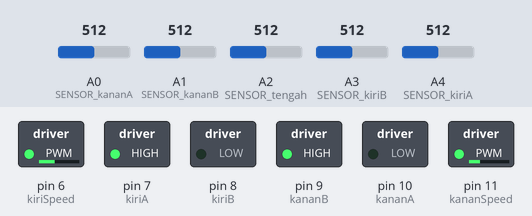
Bench run of a sketch on a simulated Arduino Uno, built with avr-gcc and run on an emulated ATmega328P. Shown: switched loads named in the sketch (green lamp = pin HIGH). The inputs (shaded band) are chosen by the test bench; at power-on: A2 (SENSOR_tengah) = 512, A0 (SENSOR_kananA) = 512, A1 (SENSOR_kananB) = 512, A3 (SENSOR_kiriB) = 512, A4 (SENSOR_kiriA) = 512. What the sketch prints to the serial monitor is not drawn.

Above: at 1.2 s.
1.3 s: A2 (SENSOR_tengah) set to 259
4.3 s: A2 (SENSOR_tengah) set to 234
At 5.3 s:
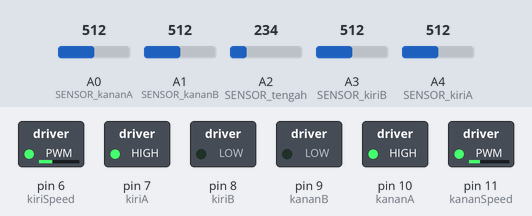
5.8 s: A0 (SENSOR_kananA) set to 110
8.8 s: A0 (SENSOR_kananA) set to 90
11.8 s: A1 (SENSOR_kananB) set to 30
14.8 s: A3 (SENSOR_kiriB) set to 30
At 15.8 s:
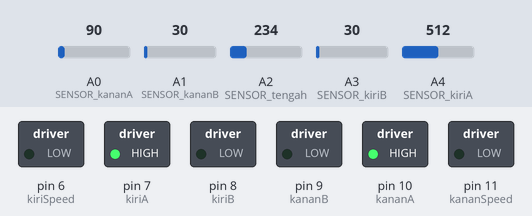
Timing chart, 0 to 17.3 s (numbered marks = the images above; inputs shaded):
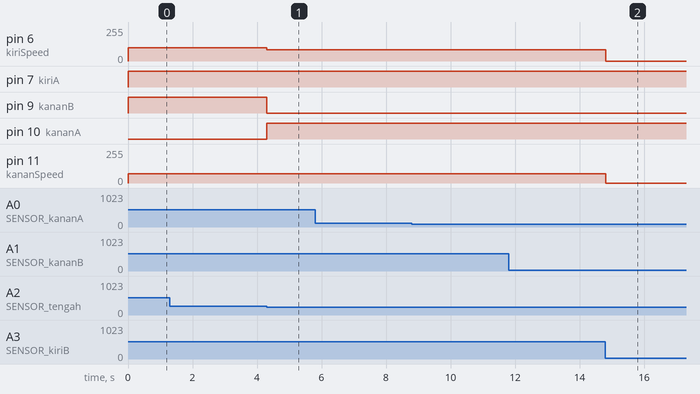

Measured:
- the behaviour switches between 250 and 249 on A2 (SENSOR_tengah) (found by bisection; images 0 and 1)
- after the input at 4.3 s, pin 6 (kiriSpeed): 99/255 → 83/255 at once; pin 9 (kananB): HIGH → LOW at once; pin 10 (kananA): LOW → HIGH at once; pin 11 (kananSpeed): 70/255 → 69/255 at once
- after the input at 14.8 s, pin 6 (kiriSpeed): 83/255 → 0/255 at once; pin 11 (kananSpeed): 69/255 → 0/255 at once

The sketch:

tes_sensor.ino
```cpp
//sensor
#define SENSOR_kananA A0 //paling kanan
#define SENSOR_kananB A1
#define SENSOR_tengah A2
#define SENSOR_kiriB A3
#define SENSOR_kiriA A4 //paling kiri

//motor dc
#define kananSpeed 11
#define kananA 10
#define kananB 9
#define kiriSpeed 6
#define kiriA 7
#define kiriB 8

int count = 0;
boolean simpangan = false;

void setup() {
  // put your setup code here, to run once:
  Serial.begin(115200); //kecepatan komunikasi ke arduino
  //mode pin sensor
  pinMode(SENSOR_kananA, INPUT);
  pinMode(SENSOR_kananB, INPUT);
  pinMode(SENSOR_tengah, INPUT);
  pinMode(SENSOR_kiriB, INPUT);
  pinMode(SENSOR_kiriA, INPUT);

  //motor dc
  pinMode(kananSpeed, OUTPUT);
  pinMode(kananA, OUTPUT);
  pinMode(kananB, OUTPUT);
  pinMode(kiriSpeed, OUTPUT);
  pinMode(kiriA, OUTPUT);
  pinMode(kiriB, OUTPUT);


}

void loop() {
  // put your main code here, to run repeatedly:
  int nilai_s1 = analogRead(SENSOR_kananA);
  int nilai_s2 = analogRead(SENSOR_kananB);
  int nilai_s3 = analogRead(SENSOR_tengah);
  int nilai_s4 = analogRead(SENSOR_kiriB);
  int nilai_s5 = analogRead(SENSOR_kiriA);

  //test nilai sensor
  Serial.print("sensor kanan 1: ");
  Serial.print(nilai_s1);
  Serial.print("\t");
  Serial.print("sensor 2: ");
  Serial.print(nilai_s2);
  Serial.print("\t");
  Serial.print("sensor 3: ");
  Serial.print(nilai_s3);
  Serial.print("\t");
  Serial.print("sensor 4: ");
  Serial.print(nilai_s4);
  Serial.print("\t");
  Serial.print("sensor 5: ");
  Serial.println(nilai_s5);
  //delay(100);


  //  maju();
  //  delay(2000);
  //  mundur();
  //  delay(2000);
  //  belok_kanan();
  //  delay(1500);
  //  belok_kiri();
  //  delay(1500);


  //  if( (nilai_s2<400) && (nilai_s3<300)  )
  //  {
  //    belok_kanan();
  //
  //  }else if(  nilai_s2<200  )
  //  {
  //    belok_kanan_dikit();
  //
  //  }else if( (nilai_s4<400) && (nilai_s3<300) ){
  //    belok_kiri();
  //
  //  }else if( nilai_s4<200){
  //    belok_kiri_dikit();
  //
  //  } else if((nilai_s2>400)&&(nilai_s3 <300)&& (nilai_s4>400))
  //  {
  //    maju();
  //
  //  }else if ((nilai_s3 >300) && (nilai_s2>469) && (nilai_s4>500) )
  //  {
  //    mundur();
  //
  //  }


  //.........................................................

  // if( (nilai_s2<400) && (nilai_s3<300)  ) {
  //    belok_kanan();
  //
  //  }else if(  nilai_s2<200  ) {
  //    belok_kanan();
  //
  //  }else if(  (nilai_s1<800)&&(nilai_s2<200)  ) {
  //    belok_kanan();
  //
  //  }else if(  nilai_s1<800  )  {
  //    belok_kanan();
  //
  //  }else if( (nilai_s4<400) && (nilai_s3<300) ){
  //    belok_kiri();
  //
  //  }else if( nilai_s4<200){
  //    belok_kiri();
  //
  //  }else if( nilai_s5<800){
  //    belok_kiri();
  //
  //  }else if( (nilai_s4<200)&&(nilai_s5<800) ){
  //    belok_kiri();
  //
  //  } else if((nilai_s2>400)&&(nilai_s3 <300)&&(nilai_s4>400)) {
  //    maju();
  //
  //  }else if( (nilai_s1>800)&&(nilai_s3 >300)&&(nilai_s2>469)&&(nilai_s4>500)&&(nilai_s5>800 ) ) {
  //    mundur();
  //
  //  }


  //kena hitam
  //s1 <400
  //s2 <290
  //s3 <150
  //s4 <200
  //s5 <200

  //kena putih
  //s1 970++
  //s2 700++//
  //s3 680 ++
  //s4 578 ++ //515
  //s5 950++

  int s1 = 550;
  int s2 = 350;
  int s3 = 250;
  int s4 = 300;
  int s5 = 400;

  //  if((nilai_s1>s1)&&(nilai_s2<s2)&&(nilai_s3 <s3)&&(nilai_s4<s4)&&(nilai_s5>s5 )) { // jika 3 sensor tengah kena hitam
  //    maju();
  //
  //  }else if((nilai_s1>s1)&&(nilai_s2>s2)&&(nilai_s3 <s3)&&(nilai_s4>s4)&&(nilai_s5>s5 )) { // jika sensor tengah / 3 kena hitam
  //    maju();
  //
  //  }else if( (nilai_s1>s1)&&(nilai_s3 >s3)&&(nilai_s2>s2)&&(nilai_s4>s4)&&(nilai_s5>s5 ) ) {  //jika semua sensor kena putih
  //    mundur();
  //
  //  }else if( (nilai_s1>s1)&&  (nilai_s2<s2) && (nilai_s3<s3)   &&(nilai_s4>s4)&&(nilai_s5>s5)  ) {  //jika sensor 2(kanan) & 3(tengah) kena hitam
  //    belok_kanan();
  //
  //  }else if(  (nilai_s1<s1)&&(nilai_s2<s2)    &&(nilai_s3 >s3) &&(nilai_s4>s4)&&(nilai_s5>s5 ) ) {  // jika sensor 1 dan 2 kena hitam
  //    belok_kanan();
  //
  //  }else if( (nilai_s1>s1)&&(nilai_s2>s2)&&    (nilai_s4<s4) && (nilai_s3<s3 )   &&(nilai_s5>s5 ) ){ // jika sensor 3(tengah) dan sensor 4 kena hitam
  //    belok_kiri();
  //
  //  }else if( (nilai_s1>s1)&&(nilai_s2>s2)&&(nilai_s3 >s3)&&      (nilai_s4<s4)&&(nilai_s5<s5) ){ // jika sensor 4 dan 5(kiri) kena hitam
  //    belok_kiri();
  //
  //  }else if(  nilai_s2<s2  ) {
  //    belok_kanan();
  //
  //  }else if(  nilai_s1<s1  )  {
  //    belok_kanan();
  //
  //  }else if( nilai_s4<s4){
  //    belok_kiri();
  //
  //  }else if( nilai_s5<s5){
  //    belok_kiri();
  //
  //  }


  //=====================================================================================================================

  if ((nilai_s2<s2)&&(nilai_s3<s3)&&(nilai_s4<s4)) { //jika sensor 2,3,4 kena hitam/simpangan, maka count + 1
    if (!simpangan) {
      count = count + 1;
    }

    simpangan = true;
  } else {
    simpangan = false;
  }

  if (count < 1) {
    //kondisi maju belok mundur
    if (nilai_s3 < s3) { // jika 3 sensor tengah kena hitam
      maju();

    } else if ((nilai_s1 > s1) &&   (nilai_s2 < s2) && (nilai_s3 < s3)  && (nilai_s4 > s4) && (nilai_s5 > s5) ) { //jika sensor 2(kanan) & 3(tengah) kena hitam
      belok_kanan();

    } else if (  (nilai_s1 < s1) && (nilai_s2 < s2) && (nilai_s3 > s3) && (nilai_s4 > s4) && (nilai_s5 > s5) ) { // jika sensor 1 dan 2 kena hitam
      belok_kanan();

    } else if ( (nilai_s1 > s1) && (nilai_s2 > s2) && (nilai_s3 < s3 ) && (nilai_s4 < s4) && (nilai_s5 > s5) ) { // jika sensor 3(tengah) dan sensor 4 kena hitam
      belok_kiri();

    } else if ((nilai_s1 > s1) && (nilai_s2 > s2) && (nilai_s3 > s3) && (nilai_s4 < s4) && (nilai_s5 < s5) ) { // jika sensor 4 dan 5(kiri) kena hitam
      belok_kiri();

    } else if ( (nilai_s1 > s1) && (nilai_s2 < s2) && (nilai_s3 > s3) && (nilai_s4 > s4) && (nilai_s5 > s5 ) ) { //jika sensor 2 kena hitam
      belok_kanan_dikit();

    } else if (  (nilai_s1 < s1) && (nilai_s2 > s2) && (nilai_s3 > s3) && (nilai_s4 > s4) && (nilai_s5 > s5 )  )  { //jika sensor 1 kena hitam
      belok_kanan_dikit();

    } else if ( (nilai_s1 > s1) && (nilai_s2 > s2) && (nilai_s3 > s3) && (nilai_s4 < s4) && (nilai_s5 > s5)) { //jika sensor 4 kena hitam
      belok_kiri_dikit();

    } else if ( (nilai_s1 > s1) && (nilai_s2 > s2) && (nilai_s3 > s3) && (nilai_s4 > s4) && (nilai_s5 < s5)) { //jika sensor 5 kena hitam
      belok_kiri_dikit();

      //  }else if((nilai_s1>s1)&&(nilai_s2>s2)&&(nilai_s3 <s3)&&(nilai_s4>s4)&&(nilai_s5>s5 )) { //
      //    maju();

    }
    //    else if( (nilai_s1>s1)&&(nilai_s2>s2)&&(nilai_s3 >s3)&&(nilai_s4>s4)&&(nilai_s5>s5 ) ) {  //jika semua sensor kena putih
    //      mundur();
    //
    //    }
  } else { //jika count sudah  maka berhenti
    diam();
  }


}
```

motordc.ino
```cpp
// nilai pwm 0-255
void maju(){
  analogWrite(kananSpeed,69);
  digitalWrite(kananA,HIGH);
  digitalWrite(kananB,LOW);
  analogWrite(kiriSpeed,83);
  digitalWrite(kiriA,HIGH);
  digitalWrite(kiriB,LOW);
}

void mundur(){
  analogWrite(kananSpeed,65);
  digitalWrite(kananA,LOW);
  digitalWrite(kananB,HIGH);
  analogWrite(kiriSpeed,65);
  digitalWrite(kiriA,LOW);
  digitalWrite(kiriB,HIGH);
}

void diam(){
  analogWrite(kananSpeed,0);
  digitalWrite(kananA,HIGH);
  digitalWrite(kananB,LOW);
  analogWrite(kiriSpeed,0);
  digitalWrite(kiriA,HIGH);
  digitalWrite(kiriB,LOW);
}

void belok_kanan(){
  //kanan mundur
  analogWrite(kananSpeed,70);
  digitalWrite(kananA,LOW);
  digitalWrite(kananB,HIGH);
  //maju
  analogWrite(kiriSpeed,110);
  digitalWrite(kiriA,HIGH);
  digitalWrite(kiriB,LOW);
}

void belok_kanan_dikit(){
  //kanan mundur
  analogWrite(kananSpeed,70);
  digitalWrite(kananA,LOW);
  digitalWrite(kananB,HIGH);
  //kiri maju
  analogWrite(kiriSpeed,99);
  digitalWrite(kiriA,HIGH);
  digitalWrite(kiriB,LOW);
}

void belok_kiri(){
  //kanan maju
  analogWrite(kananSpeed,110);
  digitalWrite(kananA,HIGH);
  digitalWrite(kananB,LOW);
  //kiri mundur
  analogWrite(kiriSpeed,70);
  digitalWrite(kiriA,LOW);
  digitalWrite(kiriB,HIGH);
}
void belok_kiri_dikit(){
  //kanan maju
  analogWrite(kananSpeed,99);
  digitalWrite(kananA,HIGH);
  digitalWrite(kananB,LOW);

  analogWrite(kiriSpeed,70);
  digitalWrite(kiriA,LOW);
  digitalWrite(kiriB,HIGH);
}
```
